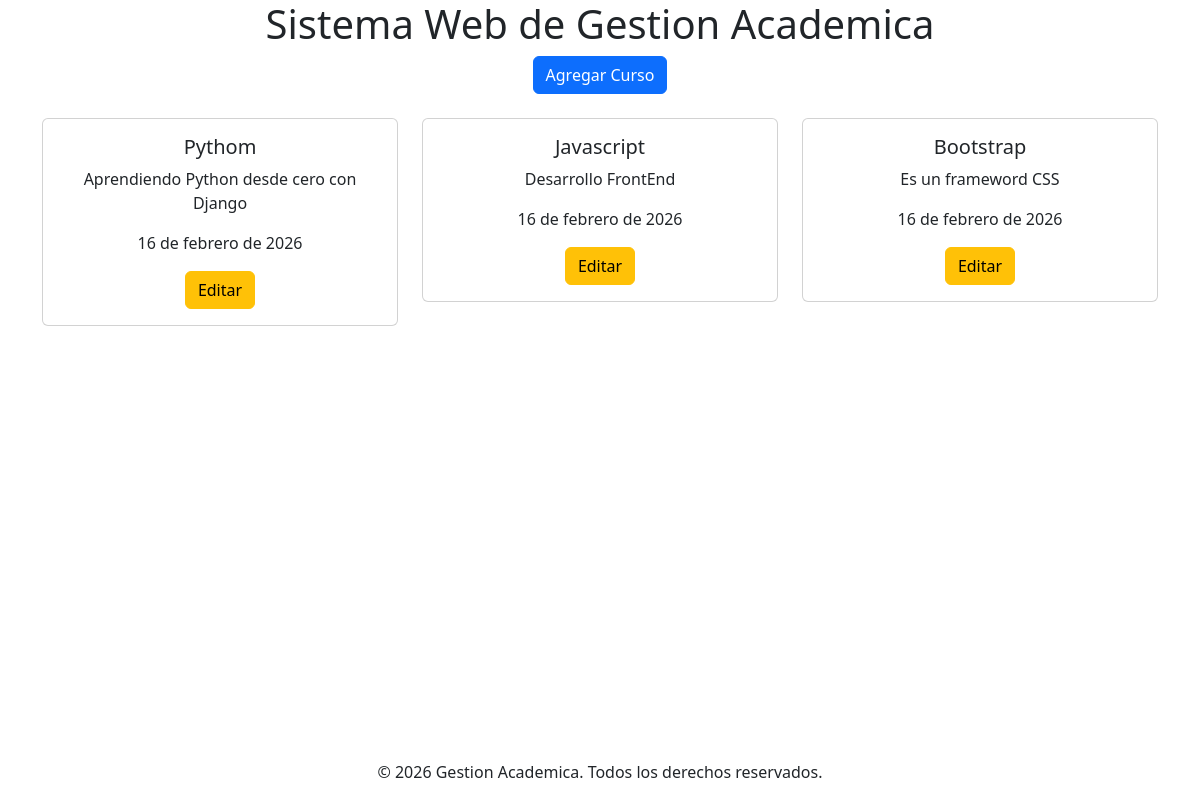
Page /courses/ on the earlier database version.
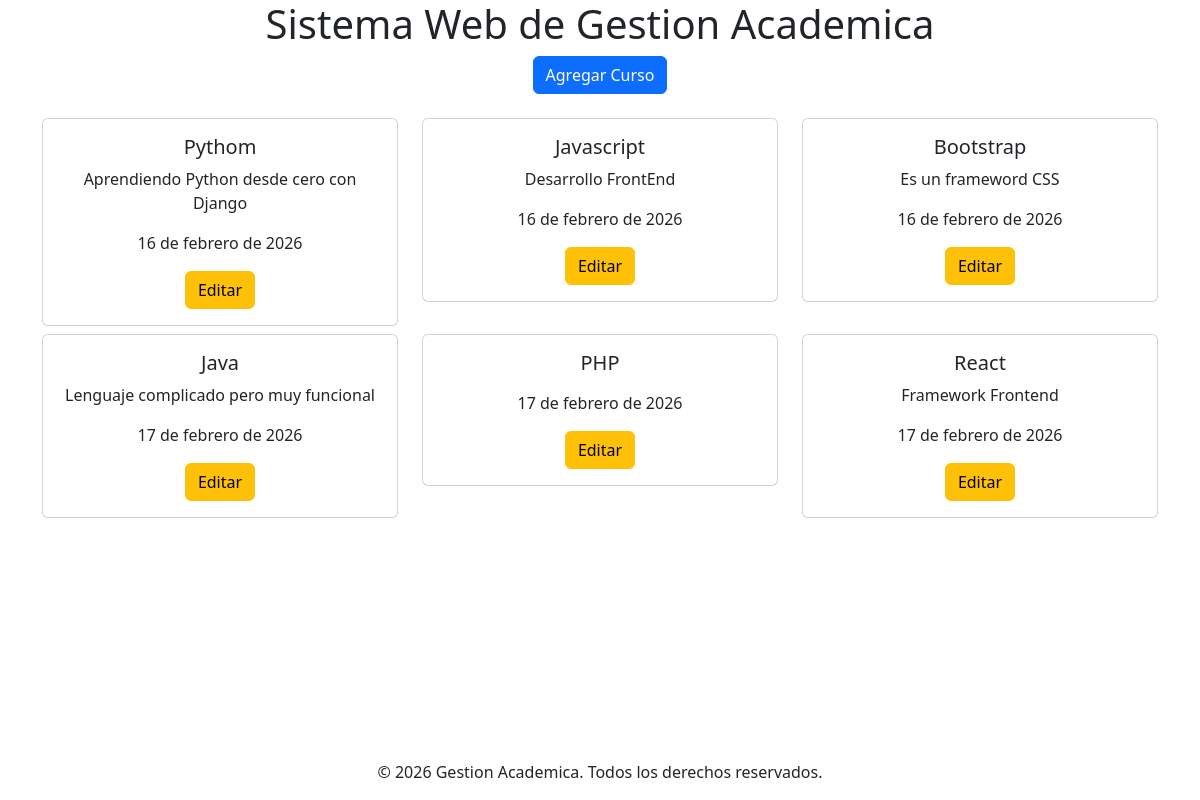
Same page on the later database version.
### apps/courses/models.py (models this page shows, shortened)
class Course(models.Model):
    name = models.CharField(max_length=100)
    description = models.TextField()
    start_date = models.DateField()

### apps/courses/views.py (the view)
# urls.py: path('', views.index, name='course_list'),
def index(requests):
    courses = Course.objects.all()
    return render(requests, 'course/course_list.html', {'courses': courses})

### templates/course/course_list.html (shortened to what this page needs)
{% extends 'base.html' %}
{% block content %}
<div class="container text-center">
    <a href="{% url 'create_course' %}" class="btn btn-primary mb-3">Agregar Curso</a>
    <div class="row">
        {% for course in courses %}
        <div class="col-md-4 mt-2">
            <div class="card">
                <div class="card-body">
                    <h5 class="card-title">{{ course.name }}</h5>
                    <p class="card-text">{{ course.description }}</p>
                    <p class="card-text">{{ course.start_date }}</p>
                    <a href="{% url 'edit_course' course.id %}" class="btn btn-warning">Editar</a>
                </div>
            </div>
        </div>
        {% endfor %}
    </div>
</div>
{% endblock %}

### templates/base.html (shortened to what this page needs)
<!DOCTYPE html>
<html lang="es">
<head>
    <link href="https://cdn.jsdelivr.net/npm/bootstrap@5.3.8/dist/css/bootstrap.min.css" rel="stylesheet"
>
</head>
<body>
    <h1 class="text-center">Sistema Web de Gestion Academica</h1>
    <main>
        {% block content %}
        {% endblock %}
    </main>
    <footer class="text-center fixed-bottom">
        <p>&copy; 2026 Gestion Academica. Todos los derechos reservados.</p>
    </footer>
</body>
</html>

Differences in the rows shown:
added Course: name "Java", description "Lenguaje complicado pero muy funcional", start_date "17 de febrero de 2026"
added Course: name "PHP", start_date "17 de febrero de 2026"
added Course: name "React", description "Framework Frontend", start_date "17 de febrero de 2026"
